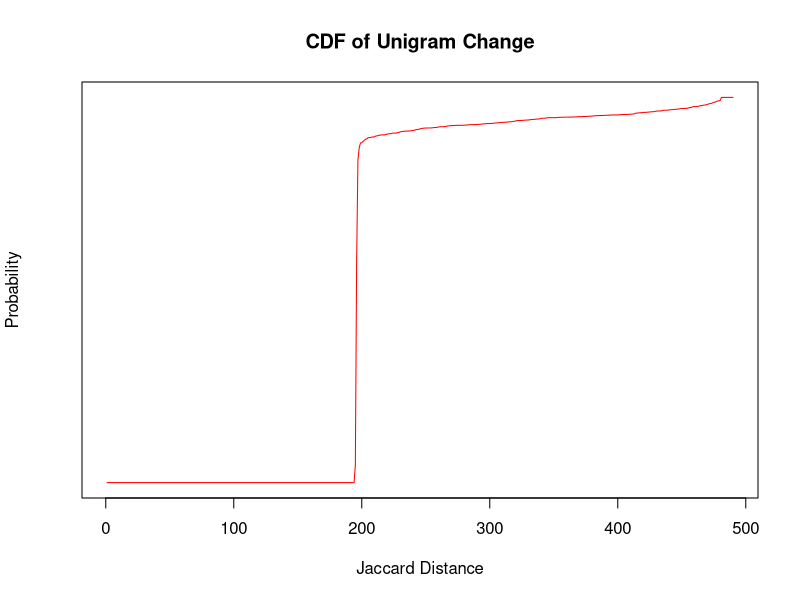

R code for this plot:

library(RColorBrewer)
data <- read.table("UnigramJackardDistance.txt")
finalData = rep(data[,1])
title <- "CDF of Unigram Change"
xlab <- "Jaccard Distance"
ylab <- "Probability"
png("unigrams.png")
set.seed(1)
mp <- plot(finalData, type="l", col="red", main=title, xlab=xlab, ylab=ylab, yaxt="n")
